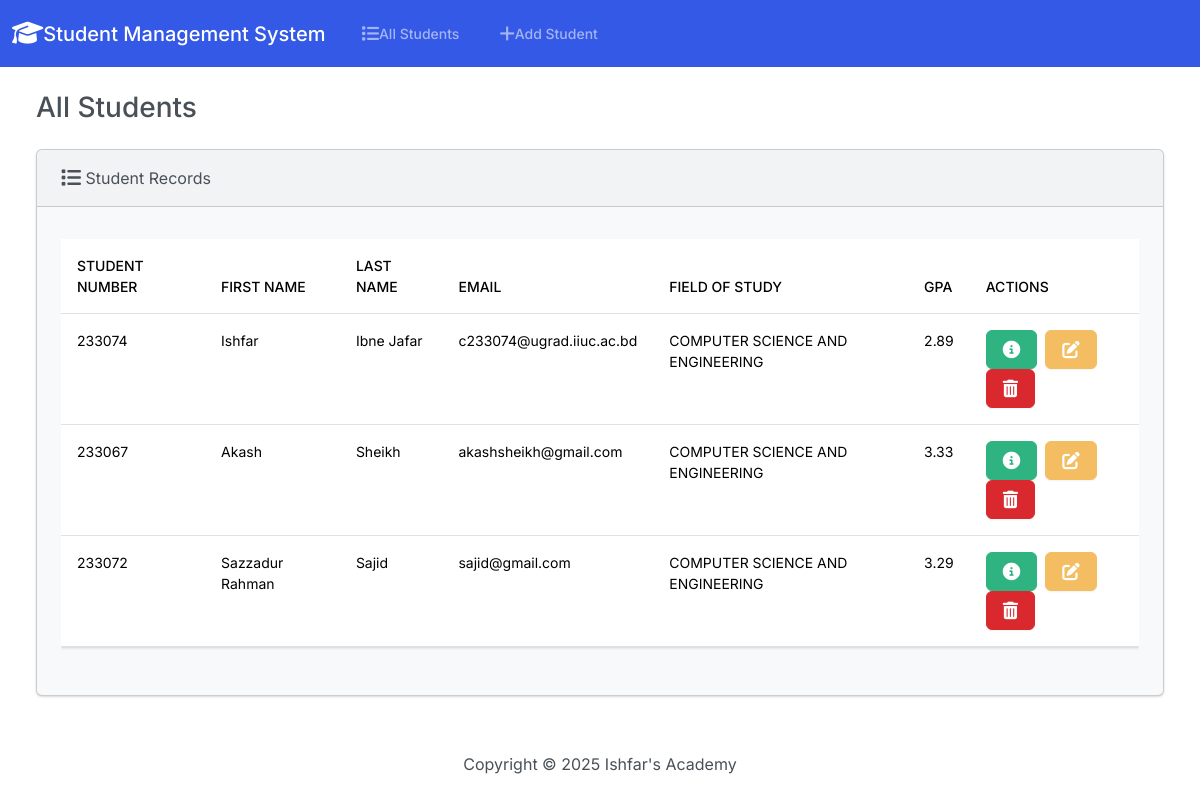
The page / on the database its author committed.
### students/models.py (models this page shows, shortened)
class Student(models.Model):
    student_number = models.PositiveIntegerField()
    first_name = models.CharField(max_length=50)
    last_name = models.CharField(max_length=50)
    email = models.EmailField(max_length=100)
    field_of_study = models.CharField(max_length=50)
    gpa = models.FloatField()

### students/views.py (the view)
# urls.py: path('', views.index,name='index'),
def index(request):
    return render(request, 'students/index.html',{
        'students': Student.objects.all()
    })

### students/templates/students/index.html (shortened to what this page needs)
{% extends "students/base.html" %}
{% block body %}
            <h3 class="m-4">All Students</h3>
            <div class="row">
            <div class="col-12">
            {% if students %}
            <div class="card bg-light ms-4 me-4 mb-4">
  <div class="card-header">
  <i class="fa-solid fa-list fa-lg"></i> Student Records
  </div>
  <div class="card-body">
    <p class="card-text">
    <div class="table-responsive">
    <table class="table table-hover">
  <thead>
    <tr>
      <th scope="col">Student Number</th>
      <th scope="col">First Name</th>
      <th scope="col">Last Name</th>
      <th scope="col">Email</th>
      <th scope="col">Field Of Study</th>
      <th scope="col">GPA</th>
      <th scope="col">Actions</th>
    </tr>
  </thead>
  <tbody>
  {% for student in students %}
  <tr>
  <td>{{ student.student_number }}</td>
  <td>{{ student.first_name }}</td>
  <td>{{ student.last_name }}</td>
  <td>{{ student.email }}</td>
  <td>{{ student.field_of_study }}</td>
  <td>{{ student.gpa }}</td>
  <td>
  <button type="button" class="btn btn-success me-1" href="{% url 'view_student' student.id %}" data-bs-toggle="modal" data-bs-target="#myModal{{student.id}}"></button>
<a class="btn btn-warning me-1" href="{% url 'edit' student.id %}">
</a>
<button type="button" class="btn btn-danger" data-bs-toggle="modal" data-bs-target="#delete{{student.id}}">
</button>
  </td>
  </tr>
  {% endfor %}
  </tbody>
</table>
    </div>
    </p>
  </div>
</div>
            {% else %}
            <h5 class="alert alert-primary ms-4 me-4">No Student Records</h5>
            {% endif %}
            </div>
            </div>
{% endblock %}

### students/templates/students/base.html (shortened to what this page needs)
{% load static %}
<!DOCTYPE html>
<html lang="en">
    <head>
        <link rel="stylesheet" href="https://cdnjs.cloudflare.com/ajax/libs/font-awesome/6.7.1/css/all.min.css">
        <link href="{% static 'css/bootstrap.min.css' %}" rel="stylesheet">
        <body class="d-flex flex-column min-vh-100">
            <nav class="navbar navbar-expand-lg bg-primary" data-bs-theme="dark">
  <div class="container-fluid">
    <a class="navbar-brand" href="{% url 'index' %}"><i class="fa-solid fa-graduation-cap fa-lg"></i>Student Management System</a>
    <div class="collapse navbar-collapse" id="navbarColor01">
      <ul class="navbar-nav me-auto">
        <li class="nav-item">
          <a class="nav-link" href="{% url 'index' %}">All Students</a>
        </li>
        <li class="nav-item">
          <a class="nav-link" href="{% url 'add' %}">Add Student</a>
        </li>
      </ul>
    </div>
  </div>
</nav>
            <div class="container-fluid">
            {% block body %}
            {% endblock %}
            </div>
            <footer class="mt-auto mb-4">
            <div class="text-center">
            <span>
            Copyright &copy; <script>document.write(new Date().getFullYear())</script> Ishfar's Academy
            </span>
            </div>
            </footer>
        </body>
    </head>
</html>

### rows shown on the page
Student: student_number "233074", first_name "Ishfar", last_name "Ibne Jafar", email "c233074@ugrad.iiuc.ac.bd", field_of_study "COMPUTER SCIENCE AND ENGINEERING", gpa "2.89"
Student: student_number "233067", first_name "Akash", last_name "Sheikh", email "akashsheikh@gmail.com", field_of_study "COMPUTER SCIENCE AND ENGINEERING", gpa "3.33"
Student: student_number "233072", first_name "Sazzadur Rahman", last_name "Sajid", email "sajid@gmail.com", field_of_study "COMPUTER SCIENCE AND ENGINEERING", gpa "3.29"
